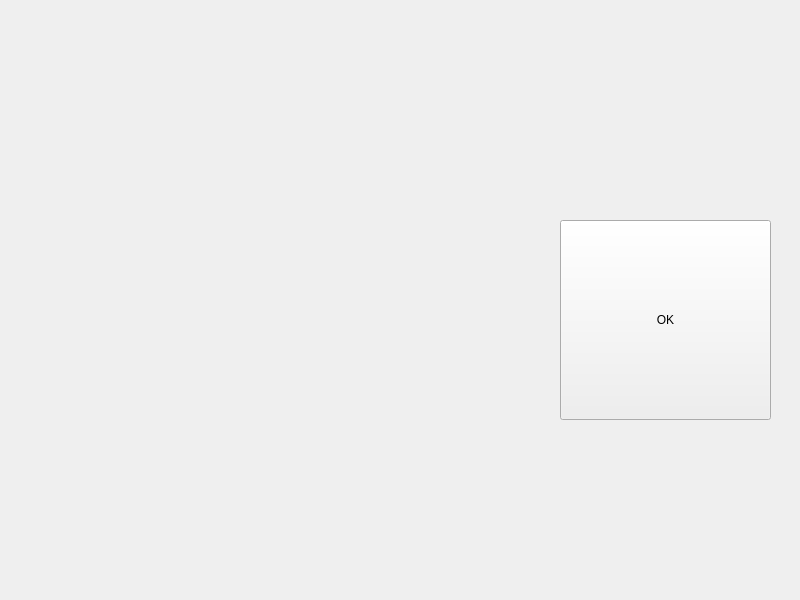
<?xml version="1.0" encoding="UTF-8"?>
<ui version="4.0">
 <class>info</class>
 <widget class="QWidget" name="info">
  <property name="geometry">
   <rect>
    <x>0</x>
    <y>0</y>
    <width>800</width>
    <height>600</height>
   </rect>
  </property>
  <property name="windowTitle">
   <string>Form</string>
  </property>
  <property name="styleSheet">
   <string notr="true">border-image: url(:/Image/menubg.jpg);</string>
  </property>
  <widget class="QPushButton" name="pushButton">
   <property name="geometry">
    <rect>
     <x>560</x>
     <y>220</y>
     <width>211</width>
     <height>200</height>
    </rect>
   </property>
   <property name="styleSheet">
    <string notr="true">border-image: url(:/Image/pink.png);
font: 87 22pt &quot;Segoe UI Black&quot;;</string>
   </property>
   <property name="text">
    <string>OK</string>
   </property>
  </widget>
  <widget class="QWidget" name="widget" native="true">
   <property name="geometry">
    <rect>
     <x>40</x>
     <y>130</y>
     <width>501</width>
     <height>361</height>
    </rect>
   </property>
   <property name="styleSheet">
    <string notr="true">border-image: url(:/Image/info.png);</string>
   </property>
  </widget>
 </widget>
 <resources/>
 <connections/>
</ui>
